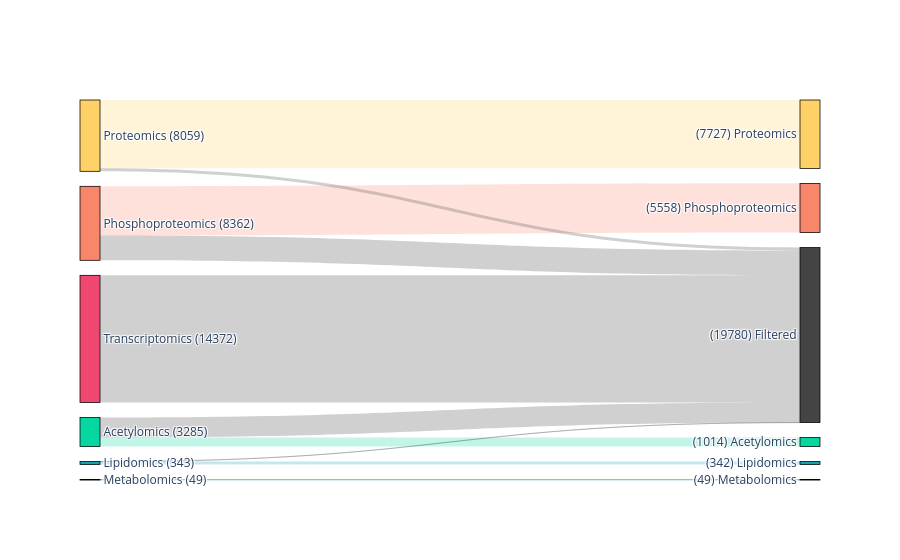

The notebook cell this image was saved under:
### Markdown cell above
### FLT3-ITDxNPM1

#### Black patients

### Code cell
# select the sample columns
# WT
wt_cols = meta.filter(
    (pl.col("Race") == "Black")
    & ~pl.col("NPM1")
    & ~pl.col("FLT3_ITD")
    & ~pl.col("IDH1+IDH2")
    & ~pl.col("NRAS")
)["Sample"].to_list()
print(f"{wt_cols=}")
# NPM1
mut_cols = meta.filter(
    (pl.col("Race") == "Black")
    & pl.col("NPM1")
    & pl.col("FLT3_ITD")
    & ~pl.col("IDH1+IDH2")
    & ~pl.col("NRAS")
)["Sample"].to_list()
print(f"{mut_cols=}")

# save the sample columns
with open(os.path.join(CACHE_DIR, "B_FLT3-ITDxNPM1-WT_cols.pkl"), "wb") as pf:
    pickle.dump((wt_cols, mut_cols), pf)

# subset the omics data
subset = select_subset(combined, wt_cols, mut_cols)

# save the subset to file
subset.write_ipc(os.path.join(CACHE_DIR, "B_FLT3-ITDxNPM1-WT.arrow"))

# display
display(subset)

# report on the number of features in each block
subset.group_by("Block").len().sort("len", descending=True)

# plot feature counts before/after subsetting
plot_filtered_feature_counts(
    combined,
    subset,
    figname=os.path.join(FIGURE_DIR, "block-feature-counts_B_FLT3-ITDxNPM1-WT.png")
)

### Figure 1 — Plotly figure (JSON) as saved in the notebook; plotly's stock layout.template omitted (floating-point values rounded to 4 significant figures)
{"data": [{"arrangement": "freeform", "link": {"color": ["rgba(68, 68, 68, 0.25)", "rgba(247, 134, 107, 0.25)", "rgba(68, 68, 68, 0.25)", "rgba(255, 209, 102, 0.25)", "rgba(68, 68, 68, 0.25)", "rgba(6, 214, 160, 0.25)", "rgba(68, 68, 68, 0.25)", "rgba(17, 162, 178, 0.25)", "rgba(68, 68, 68, 0.25)", "rgba(11, 101, 132, 0.25)", "rgba(68, 68, 68, 0.25)"], "source": [0, 2, 2, 4, 4, 6, 6, 8, 8, 10, 10], "target": [12, 3, 12, 5, 12, 7, 12, 9, 12, 11, 12], "value": [14372, 5558, 2804, 7727, 332, 1014, 2271, 342, 1, 49, 0]}, "node": {"color": ["#EF476F", "#EF476F", "#F7866B", "#F7866B", "#FFD166", "#FFD166", "#06D6A0", "#06D6A0", "#11A2B2", "#11A2B2", "#0B6584", "#0B6584", "#444444"], "label": ["Transcriptomics (14372)", "(0) Transcriptomics", "Phosphoproteomics (8362)", "(5558) Phosphoproteomics", "Proteomics (8059)", "(7727) Proteomics", "Acetylomics (3285)", "(1014) Acetylomics", "Lipidomics (343)", "(342) Lipidomics", "Metabolomics (49)", "(49) Metabolomics", "(19780) Filtered"], "line": {"color": "black", "width": 0.75}, "pad": 15, "thickness": 20}, "type": "sankey"}], "layout": {}}
